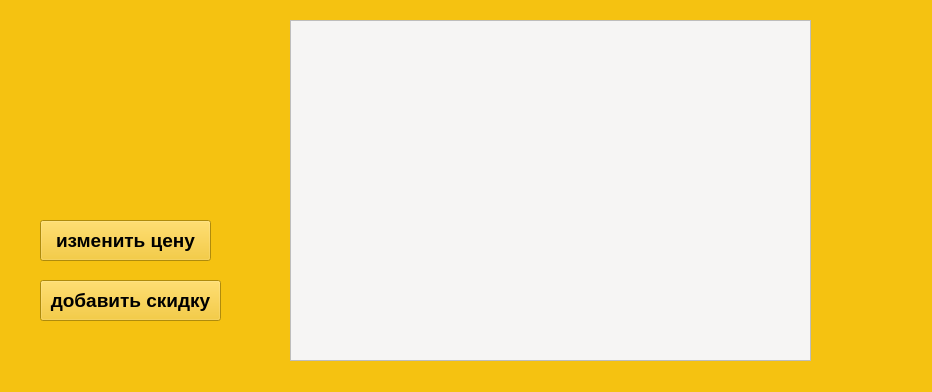
<?xml version="1.0" encoding="UTF-8"?>
<ui version="4.0">
 <class>MainWindow_senior</class>
 <widget class="QMainWindow" name="MainWindow_senior">
  <property name="geometry">
   <rect>
    <x>0</x>
    <y>0</y>
    <width>932</width>
    <height>392</height>
   </rect>
  </property>
  <property name="windowTitle">
   <string>MainWindow</string>
  </property>
  <property name="styleSheet">
   <string notr="true">background-color: rgb(245, 194, 17);</string>
  </property>
  <widget class="QWidget" name="centralwidget">
   <widget class="QPushButton" name="add_btn">
    <property name="geometry">
     <rect>
      <x>40</x>
      <y>280</y>
      <width>181</width>
      <height>41</height>
     </rect>
    </property>
    <property name="font">
     <font>
      <pointsize>14</pointsize>
      <weight>75</weight>
      <bold>true</bold>
     </font>
    </property>
    <property name="text">
     <string>добавить скидку</string>
    </property>
   </widget>
   <widget class="QTableWidget" name="table">
    <property name="geometry">
     <rect>
      <x>290</x>
      <y>20</y>
      <width>521</width>
      <height>341</height>
     </rect>
    </property>
    <property name="styleSheet">
     <string notr="true">background-color: rgb(246, 245, 244);</string>
    </property>
   </widget>
   <widget class="QPushButton" name="change_tovar">
    <property name="geometry">
     <rect>
      <x>40</x>
      <y>220</y>
      <width>171</width>
      <height>41</height>
     </rect>
    </property>
    <property name="font">
     <font>
      <pointsize>14</pointsize>
      <weight>75</weight>
      <bold>true</bold>
     </font>
    </property>
    <property name="text">
     <string>изменить цену</string>
    </property>
   </widget>
  </widget>
  <widget class="QStatusBar" name="statusbar"/>
 </widget>
 <resources/>
 <connections/>
</ui>
